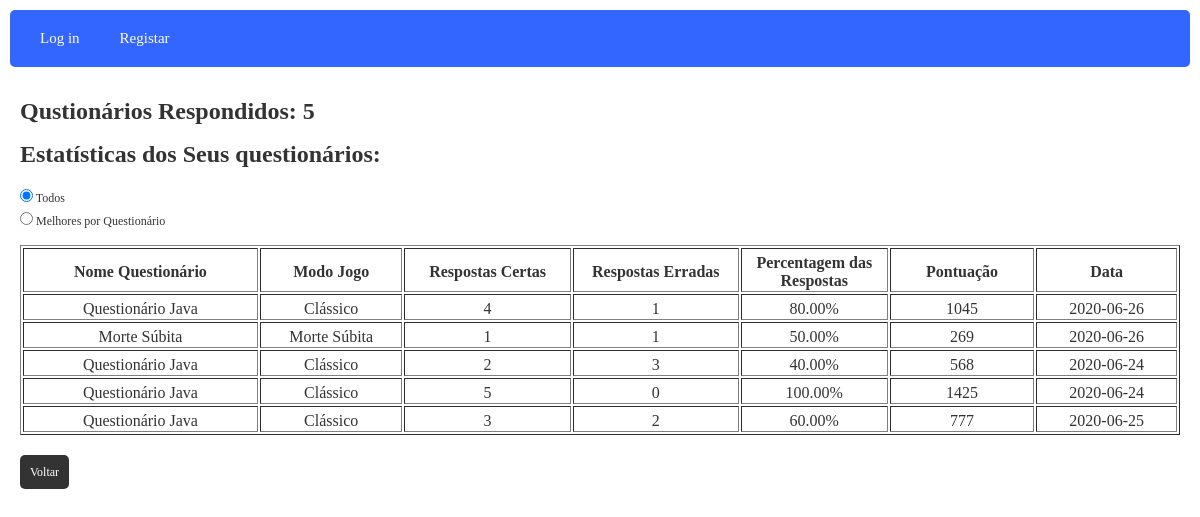
Page /php/www/estatisticas.php?user=2 on the committed database.
### tables this page shows
CREATE TABLE `resultados` (
  `ResultadoID` int(11) NOT NULL,
  `RespostasCertas` int(11) NOT NULL,
  `RespostasErradas` int(11) NOT NULL,
  `Score` int(11) NOT NULL,
  `RespostasRespondidas` int(11) NOT NULL,
  `UtilizadorID` int(11) NOT NULL,
  `QuestionarioID` int(11) NOT NULL,
  `Modo` varchar(50) NOT NULL,
  `DataDePreenchimento` date NOT NULL
);

CREATE TABLE `questionario` (
  `QuestionarioID` int(11) NOT NULL,
  `UserCriacao` int(11) NOT NULL,
  `Modo` varchar(50) NOT NULL,
  `Titulo` varchar(50) NOT NULL,
  `Descricao` text NOT NULL,
  `DataDeCriacao` date DEFAULT NULL,
  `Acesso` varchar(50) NOT NULL,
  `Dificuldade` varchar(50) NOT NULL,
  `TimerMinutos` int(11) NOT NULL,
  `TimerSegundos` int(11) NOT NULL
);

### php/www/functions.php (called while the page is built, shortened)
<?php
function get_all_resultados($pdo){
	$statement = $pdo->prepare("SELECT * FROM resultados");
	$statement->execute();
	$all_resultados = $statement->fetchAll();
	return $all_resultados;
}
function get_all_questionarios($pdo){
    $statement = $pdo->prepare("SELECT * FROM questionario");
    $statement->execute();
    $all_questionarios = $statement->fetchAll();
    return $all_questionarios;
}

### php/www/estatisticas.php (the view, shortened to what this page needs)
<html>
<head>
    <link rel='stylesheet' href='style.css'/>
    <head>
<body>
<?php
include 'functions.php';
include 'header.php';
$pdo = create_database_connection();
?>
<div class='container'>
    <?php
    $resultados = get_all_resultados($pdo);
    $questionarios = get_all_questionarios($pdo);
    if (isset($_GET['user']) && !empty($_GET['user'])) {
        $userid = $_GET['user'];
    } else {
        $userid = $_SESSION['user_id'];
    }
    $respondidos = 0;
    foreach ($resultados as $resultado) {
        if ($userid == $resultado["UtilizadorID"]) {
            $respondidos = $respondidos + 1;
        }
    }
    echo "<h1>Qustionários Respondidos: $respondidos</h1>";
    echo "<h1>Estatísticas dos Seus questionários: </h1>";
    ?>
    <label for="button one"><input onclick="myFunction(this)" type="radio" name="radio" id="r1" value="1"
                                   checked="true"/> Todos</label> <br>
    <label for="button one"><input onclick="myFunction(this)" type="radio" name="radio" id="r2" value="2"/> Melhores por
        Questionário</label>
    <br>
    <table style="margin-top: 15px" border="1" id="myTable">
        <tr>
            <td align="middle" width="250" style="font-weight: bold">Nome Questionário</td>
            <td align="middle" width="150" style="font-weight: bold" >Modo Jogo</td>
            <td align="middle" width="175" style="font-weight: bold">Respostas Certas</td>
            <td align="middle" width="175" style="font-weight: bold">Respostas Erradas</td>
            <td align="middle" width="150" style="font-weight: bold">Percentagem das Respostas</td>
            <td align="middle" width="150" style="font-weight: bold">Pontuação</td>
            <td align="middle" width="150" style="font-weight: bold">Data</td>
        </tr>
        <?php
        foreach ($resultados as $resultado) {
            if ($userid == $resultado["UtilizadorID"]) {
                $certas = $resultado["RespostasCertas"];
                $erradas = $resultado["RespostasErradas"];
                $nome = "";
                foreach ($questionarios as $questionario) {
                    if ($resultado["QuestionarioID"] == $questionario["QuestionarioID"]) {
                        $nome = $questionario["Titulo"];
                    }
                }
                $modo="";
                if($resultado["Modo"]=="questionario"){
                    $modo="Questionário";
                }else  if($resultado["Modo"]=="classico"){
                    $modo="Clássico";
                }else  if($resultado["Modo"]=="contra_relogio"){
                    $modo="Contra Relógio";
                }else {
                    $modo="Morte Súbita";
                }
                $percentagem = number_format(($certas / ($certas + $erradas)) * 100, 2, '.', '');
                ?>
                <tr>
                    <td align="middle" width="250"><?php echo $nome ?></td>
                    <td align="middle" width="150"><?php echo $modo ?></td>
                    <td align="middle" width="175"><?php echo $certas ?></td>
                    <td align="middle" width="175"><?php echo $erradas ?></td>
                    <td align="middle" width="150"><?php echo $percentagem ?>%</td>
                    <td align="middle" width="150"><?php echo $resultado['Score'] ?></td>
                    <td align="middle" width="150"><?php echo $resultado['DataDePreenchimento'] ?></td>
                </tr>
                <?php
            }
        }
        ?></table>
    </br><br>
    <?php
    echo "<a href='questionariosAtivos.php' class='box' >Voltar</a>";
    ?>
</div>
</body>
</html>

### php/www/style.css (style rules this page uses)
body { font-family: verdana; font-size: 12px; background: #ffffff; color:#fff; margin:10px; padding:0px; }
input { background: #333; color:#fff; padding:10px; border-radius:5px; border:0px; margin:5px auto; }
td { color:#333333; padding-top: 5px; }
.container { background: #ffffff; color:#333; padding:10px; border-radius: 20px; margin:5px 0px; min-height: 800px; }
.box { background: #333; color: #fff; padding:10px; border-radius: 5px; margin: 10px 0px; width:25%; text-decoration:none; }

### rows in the picture
resultados: QuestionarioID.Titulo "Questionário Java", Modo "Clássico", RespostasCertas "4", RespostasErradas "1", percentagem "80.00", Score "1045", DataDePreenchimento "2020-06-26"
resultados: QuestionarioID.Titulo "Morte Súbita", Modo "Morte Súbita", RespostasCertas "1", RespostasErradas "1", percentagem "50.00", Score "269", DataDePreenchimento "2020-06-26"
resultados: QuestionarioID.Titulo "Questionário Java", Modo "Clássico", RespostasCertas "2", RespostasErradas "3", percentagem "40.00", Score "568", DataDePreenchimento "2020-06-24"
resultados: QuestionarioID.Titulo "Questionário Java", Modo "Clássico", RespostasCertas "5", RespostasErradas "0", percentagem "100.00", Score "1425", DataDePreenchimento "2020-06-24"
resultados: QuestionarioID.Titulo "Questionário Java", Modo "Clássico", RespostasCertas "3", RespostasErradas "2", percentagem "60.00", Score "777", DataDePreenchimento "2020-06-25"

### other values in the picture
$respondidos "5"
